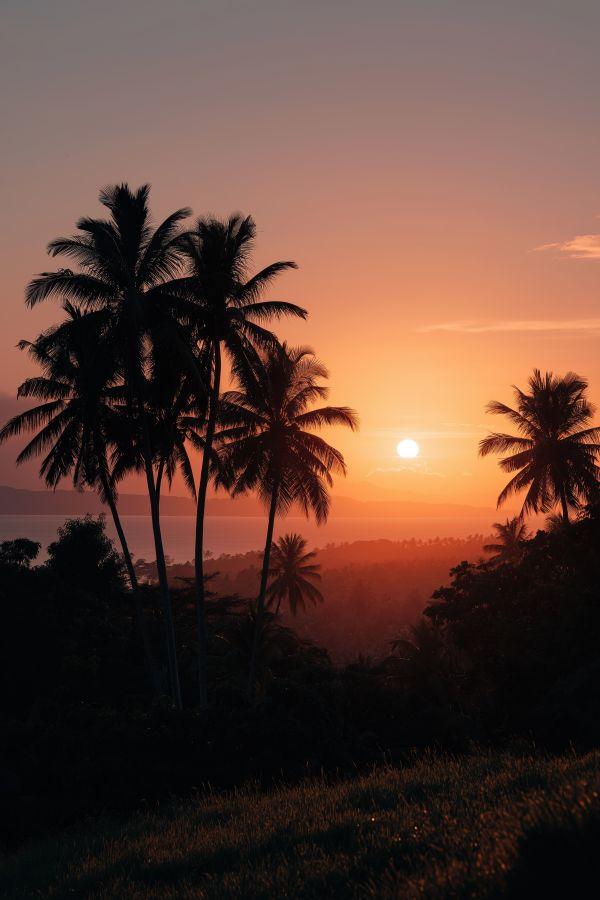
#> input picture nature.jpg, 600 x 900 px
$ python cv6.py
#> lines starting #> are read from the running program, lines starting #| are printed output that depends on the picture; after the words box and inside, x2 and y2 are one past the last pixel; in counts of white or black regions, pixels touching at a corner belong together
import cv2
import numpy as np
from matplotlib import pyplot as plt
#Load the image in grayscale
img=cv2.imread("nature.jpg",0)
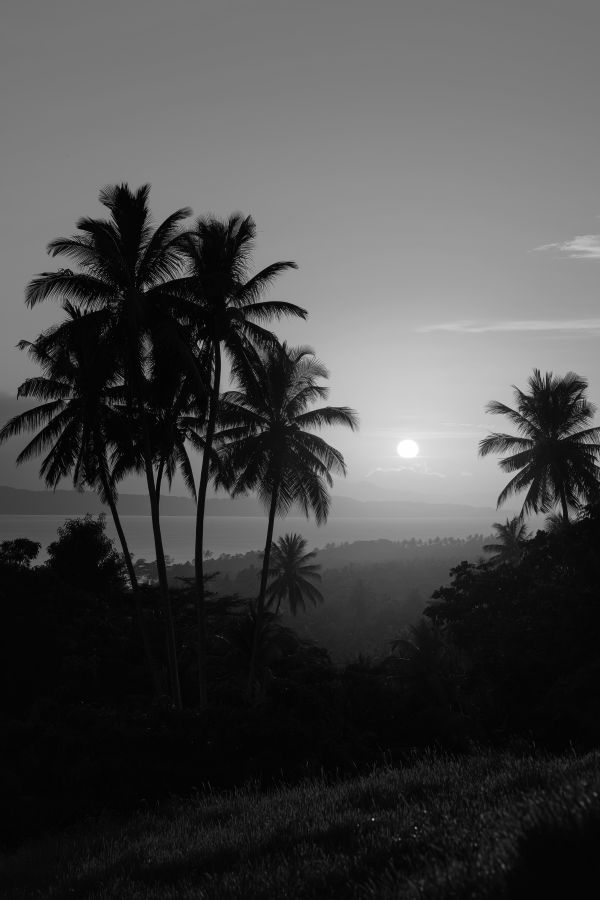
#> img: shape (900, 600); min 0, max 255, mean 73.7
if img is None:
  print("Error: Image not found")
else:
  #set up the plot figure
  plt.figure(figsize=(12,10))
  #display original image
  plt.subplot(3,3,1)
  plt.imshow(img,cmap='gray')
  plt.title("original image")
  plt.axis("off")
  #loop through all 8 bit planes
  for i in range(8):
    #Extract the i-th bit plane
    #shift bits right by i and perform bitwise AND with 1
    bit_plane=(img>>i)&1

    #scale to 0-255 for visualization (0 becomes black,1 becomes white)
    vis_plane=bit_plane*255
#plotting
    plt.subplot(3,3,i+2)#position starts from 2
    plt.imshow(vis_plane,cmap='gray')
    plt.title(f"bit plane {i}")
    plt.axis("off")
#> this loop made 8 passes
#> pass 1, `bit_plane=(img>>i)&1`:
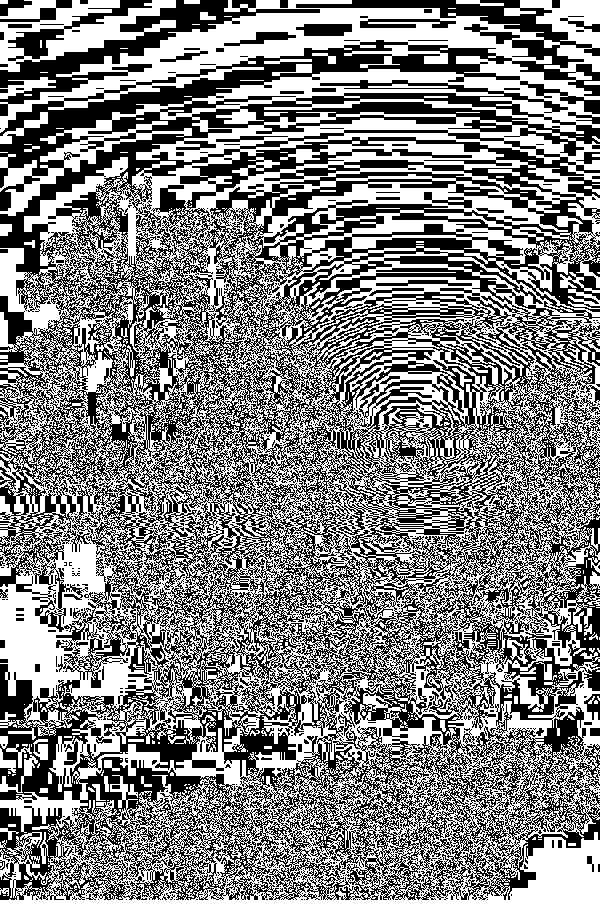
#> bit_plane: shape (900, 600); values 0 (black) and 1 (white), 50.8% white; 1025 black regions (932 under 20 px), largest, box (x1, y1, x2, y2) and area: (0, 0, 600, 900) 246215, (0, 0, 320, 116) 6792, (8, 0, 152, 61) 1624
#> pass 2, `bit_plane=(img>>i)&1`:
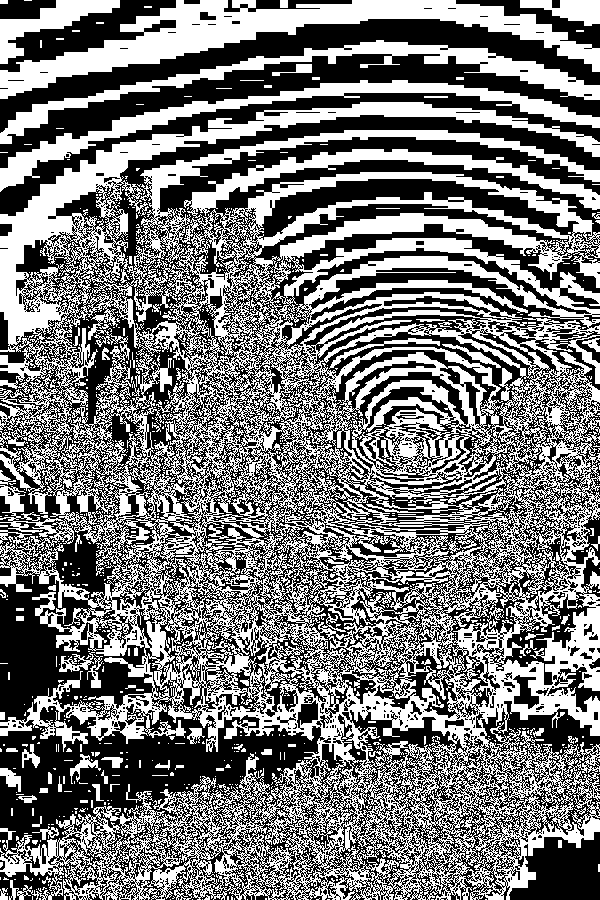
#> bit_plane: shape (900, 600); values 0 (black) and 1 (white), 47.2% white; 1207 white regions (1118 under 20 px), largest, box (x1, y1, x2, y2) and area: (0, 102, 600, 900) 205326, (0, 0, 600, 99) 15832, (0, 40, 600, 144) 7741

plt.tight_layout()
plt.show()
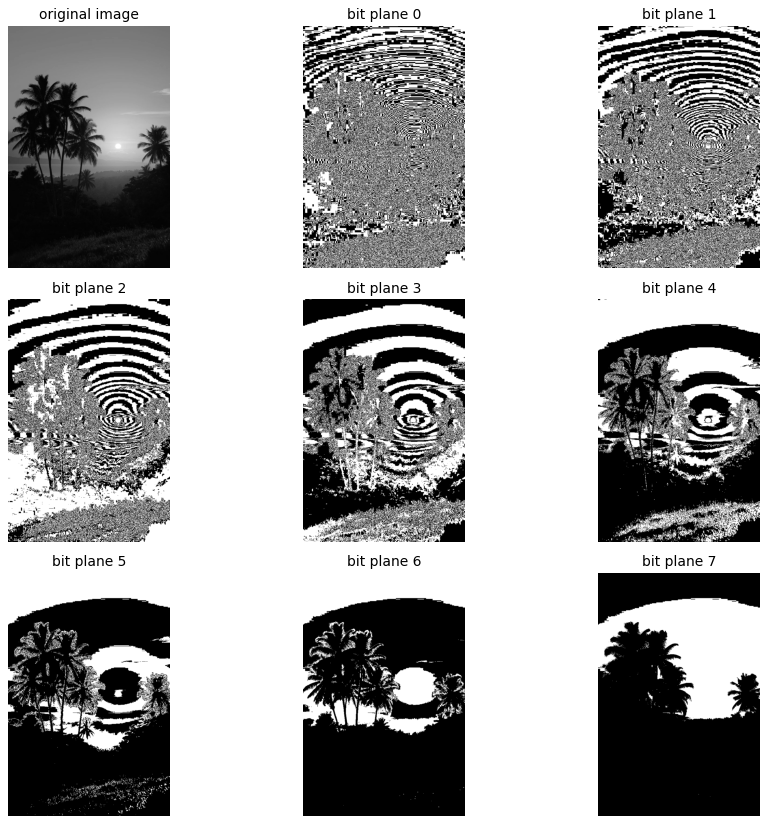
#> figure drawn by matplotlib, 9 panels
